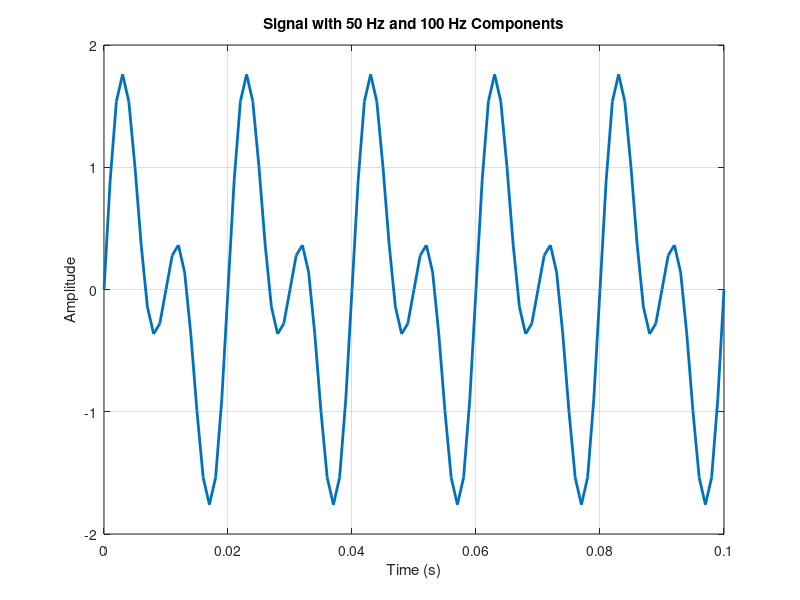

Write the MATLAB code that produced this figure.
clc;
clear;
close all;

fs = 1000;                 % Sampling frequency (Hz)
t = 0:1/fs:0.1;            % Time vector (0.1 sec)

f1 = 50;                   % Frequency 1 (50 Hz)
f2 = 100;                  % Frequency 2 (100 Hz)

x = sin(2*pi*f1*t) + sin(2*pi*f2*t);

figure;
plot(t, x, 'LineWidth', 2);
title('Signal with 50 Hz and 100 Hz Components');
xlabel('Time (s)');
ylabel('Amplitude');
grid on;
